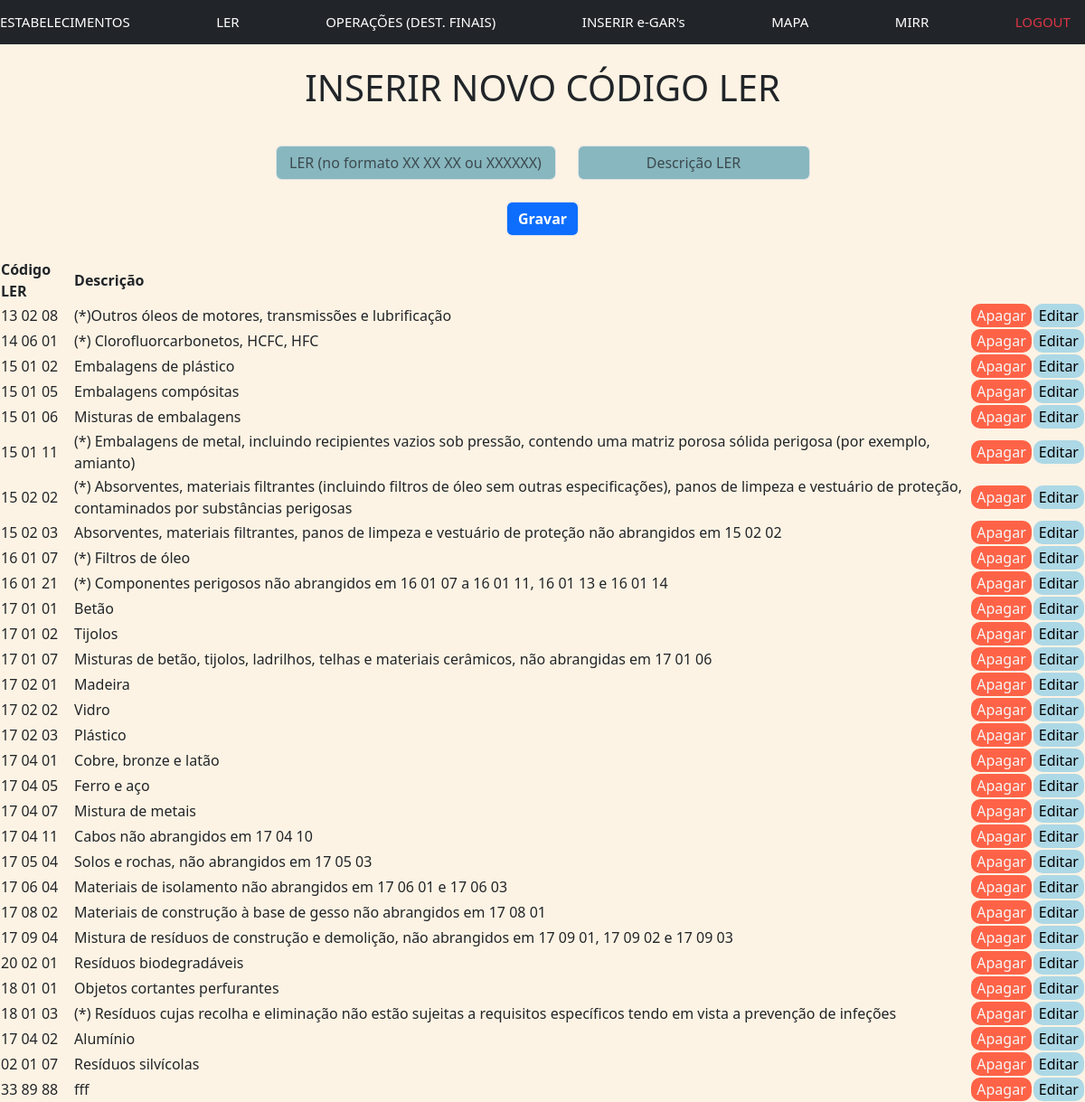
Before: /codler_description (signed in) with the older database file.
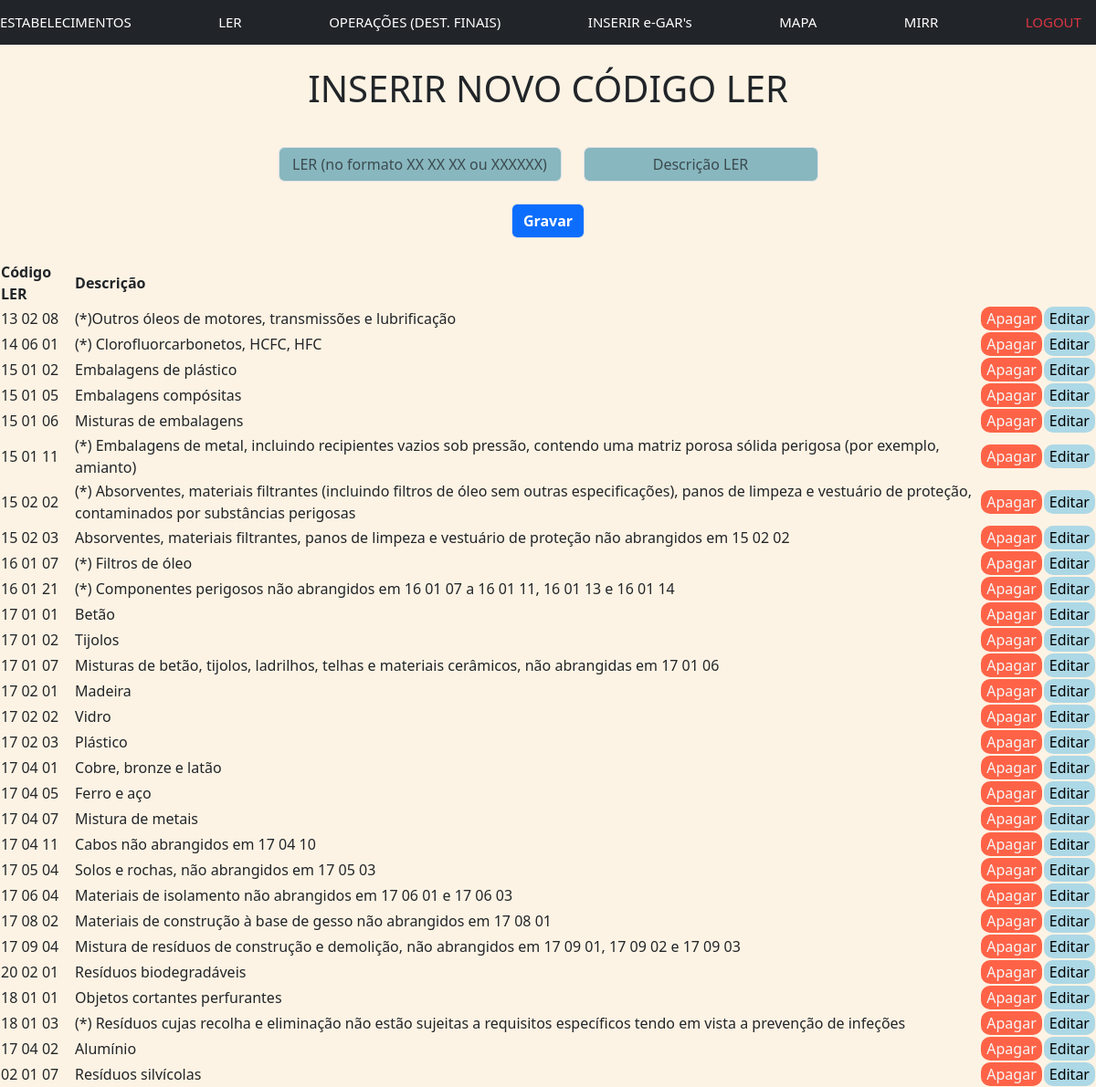
After: the same page with the newer database file.
### tables this page shows
CREATE TABLE codler_description (
    codLER TEXT NOT NULL UNIQUE,
    description TEXT NOT NULL
);

### app.py (the view, shortened to what this page needs)
@app.route("/codler_description", methods=["GET", "POST"])
@login_required
def codler_description():
    if request.method == "GET":
        all_codLER = db.execute("SELECT * FROM codler_description")
        return render_template("codler_description.html", all_codLER=all_codLER)

### helpers.py (called while the page is built)
def login_required(f):
    @wraps(f)
    def decorated_function(*args, **kwargs):
        if session.get("user_id") is None:
            return redirect("/login")
        return f(*args, **kwargs)
    return decorated_function

### templates/codler_description.html (shortened to what this page needs)
{% extends "layout.html" %}
{% block main %}
<br>
<p class="display-6 text-center"> INSERIR NOVO CÓDIGO LER</p>
<br>
<form action="/codler_description" method="post">
    <div class="row justify-content-center">
        <div class="col-auto">
            <input autocomplete="off" autofocus class="form-control text-center mx-auto" style="width: 310px; background-color: rgba(20, 125, 155, 0.5)" name="codLER" placeholder="LER (no formato XX XX XX ou XXXXXX)" type="text">
        </div>
        <div class="col-auto">
            <input autocomplete="off" class="form-control text-center mx-auto w-auto" style="background-color: rgba(20, 125, 155, 0.5)" name="description" placeholder="Descrição LER" type="text">
        </div>
    </div>
    <br>
    <button class="form-control text-white fw-bold mx-auto w-auto bg-primary" type="submit">Gravar</button>
    <br>
</form>
<table style="width:100%">
    <thead>
        <tr>
            <th>Código LER</th>
            <th>Descrição</th>
        </tr>
    </thead>
    <tbody>
        {% for row in all_codLER %}
        <tr>
            <td>{{ row.codLER }}</td>
            <td>{{ row.description }}</td>
            <td>
                <button class="delet_edit_bttn" style="background-color: tomato; color: whitesmoke" onclick="showConfirmDelete('{{ row.codLER }}')">Apagar</button>
            </td>
            <td>
                <button class="delet_edit_bttn" style="background-color: lightblue; color: black" onclick="showEditForm('{{ row.codLER }}')">Editar</button>
            </td>
        </tr>
        {% endfor %}
    </tbody>
</table>
{% endblock %}

Changed rows visible on the page:
removed codler_description: codLER "33 89 88", description "fff"
